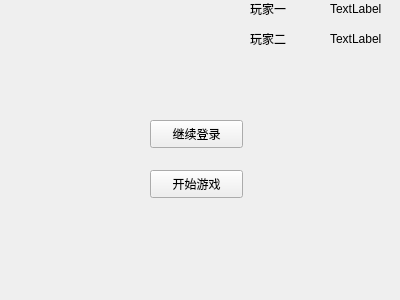
<?xml version="1.0" encoding="UTF-8"?>
<ui version="4.0">
 <class>Succeed</class>
 <widget class="QWidget" name="Succeed">
  <property name="geometry">
   <rect>
    <x>0</x>
    <y>0</y>
    <width>400</width>
    <height>300</height>
   </rect>
  </property>
  <property name="windowTitle">
   <string>Form</string>
  </property>
  <widget class="QPushButton" name="GameStart">
   <property name="geometry">
    <rect>
     <x>150</x>
     <y>170</y>
     <width>93</width>
     <height>28</height>
    </rect>
   </property>
   <property name="text">
    <string>开始游戏</string>
   </property>
  </widget>
  <widget class="QPushButton" name="login_continue">
   <property name="geometry">
    <rect>
     <x>150</x>
     <y>120</y>
     <width>93</width>
     <height>28</height>
    </rect>
   </property>
   <property name="text">
    <string>继续登录</string>
   </property>
  </widget>
  <widget class="QWidget" name="layoutWidget">
   <property name="geometry">
    <rect>
     <x>250</x>
     <y>0</y>
     <width>153</width>
     <height>17</height>
    </rect>
   </property>
   <layout class="QHBoxLayout" name="horizontalLayout">
    <item>
     <widget class="QLabel" name="label1">
      <property name="text">
       <string>玩家一</string>
      </property>
     </widget>
    </item>
    <item>
     <widget class="QLabel" name="user1">
      <property name="text">
       <string>TextLabel</string>
      </property>
     </widget>
    </item>
   </layout>
  </widget>
  <widget class="QWidget" name="layoutWidget">
   <property name="geometry">
    <rect>
     <x>250</x>
     <y>30</y>
     <width>153</width>
     <height>17</height>
    </rect>
   </property>
   <layout class="QHBoxLayout" name="horizontalLayout_2">
    <item>
     <widget class="QLabel" name="label">
      <property name="text">
       <string>玩家二</string>
      </property>
     </widget>
    </item>
    <item>
     <widget class="QLabel" name="user2">
      <property name="text">
       <string>TextLabel</string>
      </property>
     </widget>
    </item>
   </layout>
  </widget>
 </widget>
 <resources/>
 <connections/>
</ui>
